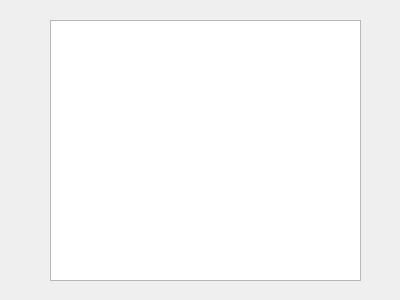
<?xml version="1.0" encoding="UTF-8"?>
<ui version="4.0">
 <class>Information</class>
 <widget class="QDialog" name="Information">
  <property name="geometry">
   <rect>
    <x>0</x>
    <y>0</y>
    <width>400</width>
    <height>300</height>
   </rect>
  </property>
  <property name="windowTitle">
   <string>Dialog</string>
  </property>
  <widget class="QTextBrowser" name="textBrowser">
   <property name="geometry">
    <rect>
     <x>50</x>
     <y>20</y>
     <width>311</width>
     <height>261</height>
    </rect>
   </property>
  </widget>
 </widget>
 <resources/>
 <connections/>
</ui>
